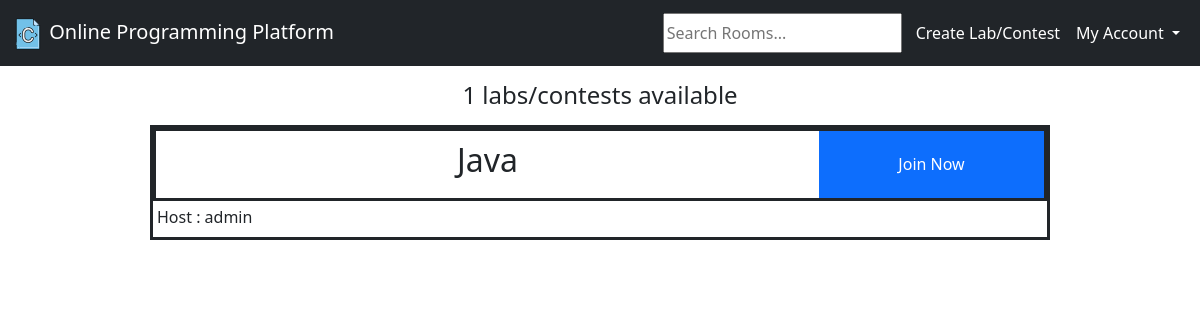
Page /home/ on the earlier database version.
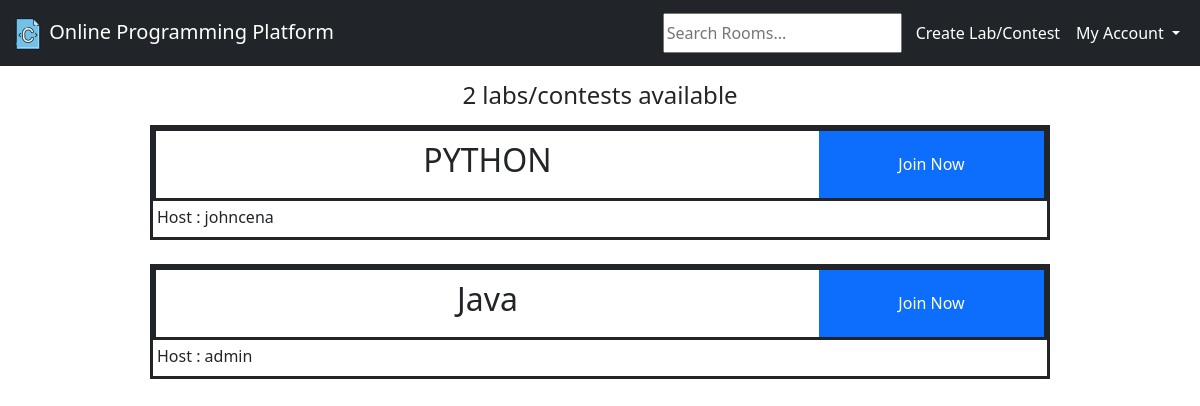
Same page on the later database version.
### base/models.py (models this page shows, shortened)
class Room(models.Model):
    host = models.ForeignKey(User, on_delete=models.SET_NULL, null=True)
    name = models.CharField(max_length=200)
    description = models.TextField(null=True, blank=True)
    updated = models.DateTimeField(auto_now=True)
    created = models.DateTimeField(auto_now_add=True)
    class Meta:
        ordering = ['-updated', '-created']

### base/views.py (the view)
# urls.py: 2. Add a URL to urlpatterns:  path('', views.home, name='home')
def home(request):
    q = request.GET.get('q') if request.GET.get('q') != None else ''  # for searching
    rooms = Room.objects.filter(
        Q(name__icontains=q)  # |
    )
    room_count = rooms.count()
    context = {'rooms': rooms, 'room_count': room_count}
    return render(request, "home.html", context)

### templates/home.html (shortened to what this page needs)
{% extends 'main.html' %}
{% block style %}
{% load static %}
<link rel="stylesheet" href="{% static 'css/home_style.css' %}">
{% endblock %}
{% block content %}
<div>
    <h4 style="text-align:center; margin:15px; ">{{room_count}} labs/contests available</h4>
    <div>
        {% for room in rooms %}
        <div class="room-tile">
            <div class="room-tile-1">
                <div class="room-tile-name">
                    <h2>{{room.name}}</h2>
                </div>
                <div class="room-tile-button">
                    <a href="/room/{{room.id}}" class="btn btn-primary rounded-0">Join Now</a>
                </div>
            </div>
            <div class="room-tile-2">
                <div class="room-tile-host">
                    <h6>Host : {{room.host.username}}</h6>
                </div>
            </div>
        </div>
        <br>
        {% endfor %}
    </div>
</div>
{% endblock %}

Differences in the rows shown:
added Room: name "PYTHON", host.username "johncena"
Other differences:
{{ room_count }}: "1" → "2"
